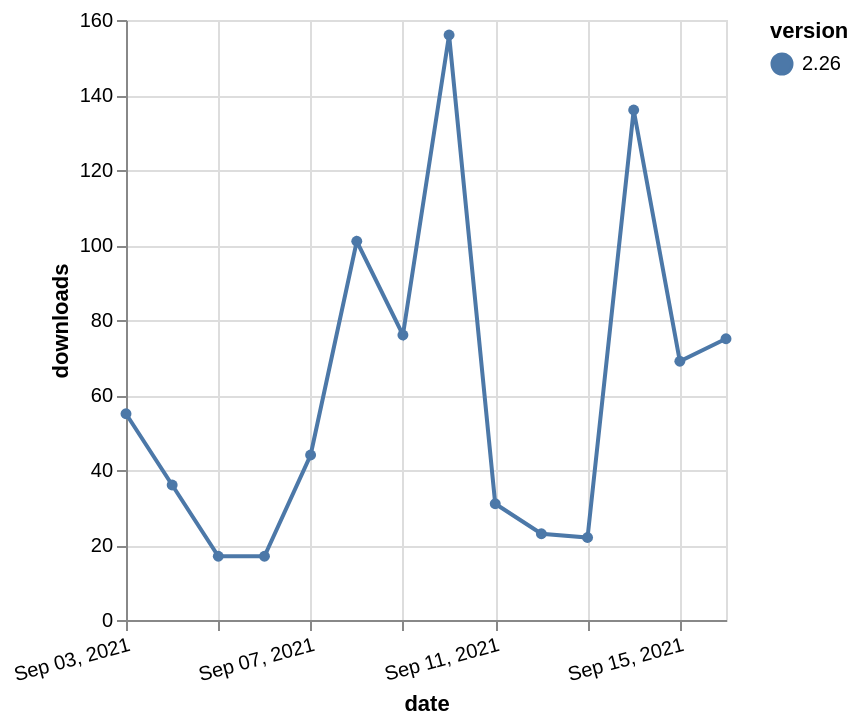

Source (Vega-Lite JSON):
### Vega-Lite specification from a JSON file in a GitHub repository (floating-point values rounded to 4 significant figures)
{"$schema": "https://vega.github.io/schema/vega-lite/v5.json", "description": "A simple bar chart with embedded data.", "data": {"values": [{"date": "2021-09-03", "total": 80846, "delta": 55, "version": "2.26"}, {"date": "2021-09-04", "total": 80882, "delta": 36, "version": "2.26"}, {"date": "2021-09-05", "total": 80899, "delta": 17, "version": "2.26"}, {"date": "2021-09-06", "total": 80916, "delta": 17, "version": "2.26"}, {"date": "2021-09-07", "total": 80960, "delta": 44, "version": "2.26"}, {"date": "2021-09-08", "total": 81061, "delta": 101, "version": "2.26"}, {"date": "2021-09-09", "total": 81137, "delta": 76, "version": "2.26"}, {"date": "2021-09-10", "total": 81293, "delta": 156, "version": "2.26"}, {"date": "2021-09-11", "total": 81324, "delta": 31, "version": "2.26"}, {"date": "2021-09-12", "total": 81347, "delta": 23, "version": "2.26"}, {"date": "2021-09-13", "total": 81369, "delta": 22, "version": "2.26"}, {"date": "2021-09-14", "total": 81505, "delta": 136, "version": "2.26"}, {"date": "2021-09-15", "total": 81574, "delta": 69, "version": "2.26"}, {"date": "2021-09-16", "total": 81649, "delta": 75, "version": "2.26"}]}, "width": "container", "mark": {"type": "line", "point": {"filled": true}}, "encoding": {"x": {"field": "date", "type": "temporal", "timeUnit": "yearmonthdate", "title": "date", "axis": {"labelAngle": -15}}, "y": {"field": "delta", "type": "quantitative", "title": "downloads"}, "color": {"field": "version", "type": "nominal"}, "tooltip": {"field": "delta"}}}
